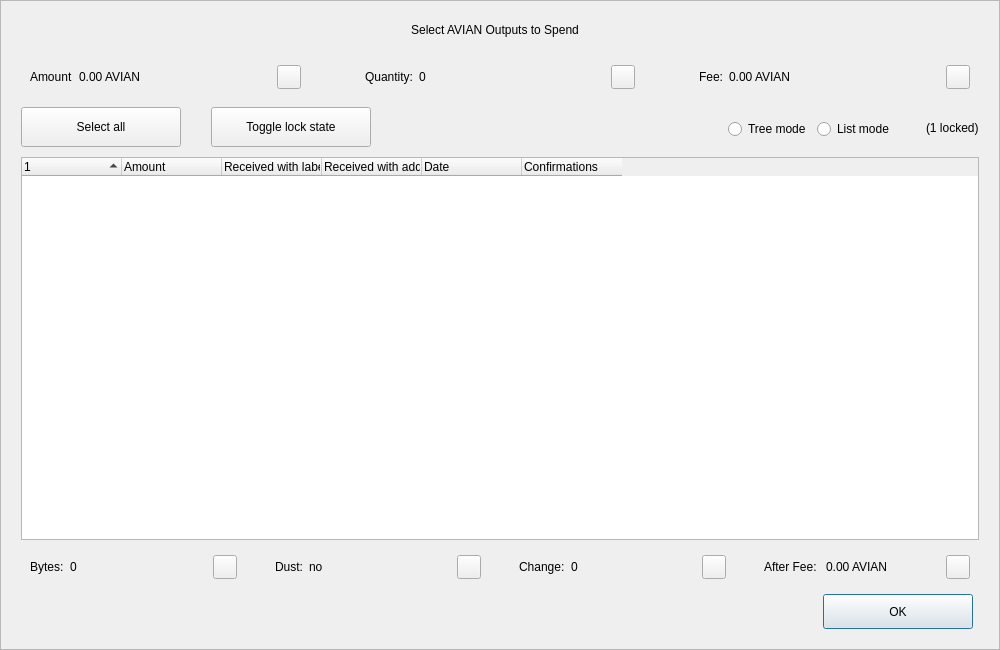
<?xml version="1.0" encoding="UTF-8"?>
<ui version="4.0">
 <class>CoinControlDialog</class>
 <widget class="QDialog" name="CoinControlDialog">
  <property name="geometry">
   <rect>
    <x>0</x>
    <y>0</y>
    <width>1000</width>
    <height>650</height>
   </rect>
  </property>
  <property name="minimumSize">
   <size>
    <width>950</width>
    <height>650</height>
   </size>
  </property>
  <property name="windowTitle">
   <string>Coin Selection</string>
  </property>
  <property name="styleSheet">
   <string notr="true"/>
  </property>
  <layout class="QVBoxLayout" name="verticalLayout">
   <property name="spacing">
    <number>0</number>
   </property>
   <property name="leftMargin">
    <number>0</number>
   </property>
   <property name="topMargin">
    <number>0</number>
   </property>
   <property name="rightMargin">
    <number>0</number>
   </property>
   <property name="bottomMargin">
    <number>0</number>
   </property>
   <item>
    <widget class="QFrame" name="frameContainer">
     <property name="toolTipDuration">
      <number>0</number>
     </property>
     <property name="frameShape">
      <enum>QFrame::StyledPanel</enum>
     </property>
     <property name="frameShadow">
      <enum>QFrame::Raised</enum>
     </property>
     <layout class="QVBoxLayout" name="verticalLayout_2">
      <property name="leftMargin">
       <number>0</number>
      </property>
      <property name="rightMargin">
       <number>0</number>
      </property>
      <property name="bottomMargin">
       <number>20</number>
      </property>
      <item>
       <layout class="QHBoxLayout" name="horizontalLayout_12">
        <property name="spacing">
         <number>0</number>
        </property>
        <property name="leftMargin">
         <number>20</number>
        </property>
        <property name="rightMargin">
         <number>30</number>
        </property>
        <item>
         <spacer name="horizontalSpacer_4">
          <property name="orientation">
           <enum>Qt::Horizontal</enum>
          </property>
          <property name="sizeHint" stdset="0">
           <size>
            <width>40</width>
            <height>20</height>
           </size>
          </property>
         </spacer>
        </item>
        <item>
         <widget class="QLabel" name="labelTitle">
          <property name="minimumSize">
           <size>
            <width>0</width>
            <height>40</height>
           </size>
          </property>
          <property name="maximumSize">
           <size>
            <width>16777215</width>
            <height>40</height>
           </size>
          </property>
          <property name="text">
           <string>Select AVIAN Outputs to Spend</string>
          </property>
          <property name="alignment">
           <set>Qt::AlignCenter</set>
          </property>
          <property name="margin">
           <number>7</number>
          </property>
         </widget>
        </item>
        <item>
         <spacer name="horizontalSpacer_5">
          <property name="orientation">
           <enum>Qt::Horizontal</enum>
          </property>
          <property name="sizeHint" stdset="0">
           <size>
            <width>40</width>
            <height>20</height>
           </size>
          </property>
         </spacer>
        </item>
       </layout>
      </item>
      <item>
       <layout class="QHBoxLayout" name="horizontalLayout_8">
        <property name="leftMargin">
         <number>20</number>
        </property>
        <property name="rightMargin">
         <number>20</number>
        </property>
        <item>
         <widget class="QWidget" name="layoutAmount" native="true">
          <layout class="QHBoxLayout" name="horizontalLayout_9" stretch="0,1,0">
           <item>
            <widget class="QLabel" name="labelCoinControlAmountText">
             <property name="text">
              <string>Amount</string>
             </property>
            </widget>
           </item>
           <item>
            <widget class="QLabel" name="labelCoinControlAmount">
             <property name="text">
              <string>0.00 AVIAN</string>
             </property>
            </widget>
           </item>
           <item alignment="Qt::AlignHCenter|Qt::AlignVCenter">
            <widget class="QPushButton" name="pushButtonAmount">
             <property name="minimumSize">
              <size>
               <width>0</width>
               <height>24</height>
              </size>
             </property>
             <property name="maximumSize">
              <size>
               <width>24</width>
               <height>26</height>
              </size>
             </property>
             <property name="focusPolicy">
              <enum>Qt::NoFocus</enum>
             </property>
             <property name="styleSheet">
              <string notr="true">padding-bottom:2px;
padding-right:4px;</string>
             </property>
             <property name="text">
              <string/>
             </property>
            </widget>
           </item>
          </layout>
         </widget>
        </item>
        <item>
         <spacer name="horizontalSpacer_2">
          <property name="orientation">
           <enum>Qt::Horizontal</enum>
          </property>
          <property name="sizeType">
           <enum>QSizePolicy::Fixed</enum>
          </property>
          <property name="sizeHint" stdset="0">
           <size>
            <width>40</width>
            <height>20</height>
           </size>
          </property>
         </spacer>
        </item>
        <item>
         <widget class="QWidget" name="layoutQuantity" native="true">
          <layout class="QHBoxLayout" name="horizontalLayout_10" stretch="0,1,0">
           <item>
            <widget class="QLabel" name="labelCoinControlQuantityText">
             <property name="text">
              <string>Quantity:</string>
             </property>
            </widget>
           </item>
           <item>
            <widget class="QLabel" name="labelCoinControlQuantity">
             <property name="text">
              <string>0</string>
             </property>
            </widget>
           </item>
           <item alignment="Qt::AlignHCenter|Qt::AlignVCenter">
            <widget class="QPushButton" name="pushButtonQuantity">
             <property name="minimumSize">
              <size>
               <width>0</width>
               <height>24</height>
              </size>
             </property>
             <property name="maximumSize">
              <size>
               <width>24</width>
               <height>26</height>
              </size>
             </property>
             <property name="focusPolicy">
              <enum>Qt::NoFocus</enum>
             </property>
             <property name="styleSheet">
              <string notr="true">padding-bottom:2px;
               padding-right:4px;</string>
             </property>
             <property name="text">
              <string/>
             </property>
            </widget>
           </item>
          </layout>
         </widget>
        </item>
        <item>
         <spacer name="horizontalSpacer_22">
          <property name="orientation">
           <enum>Qt::Horizontal</enum>
          </property>
          <property name="sizeType">
           <enum>QSizePolicy::Fixed</enum>
          </property>
          <property name="sizeHint" stdset="0">
           <size>
            <width>40</width>
            <height>20</height>
           </size>
          </property>
         </spacer>
        </item>
        <item>
         <widget class="QWidget" name="layoutFee" native="true">
          <layout class="QHBoxLayout" name="horizontalLayout_11" stretch="0,1,0">
           <item>
            <widget class="QLabel" name="labelCoinControlFeeText">
             <property name="text">
              <string>Fee:</string>
             </property>
            </widget>
           </item>
           <item>
            <widget class="QLabel" name="labelCoinControlFee">
             <property name="text">
              <string>0.00 AVIAN</string>
             </property>
            </widget>
           </item>
           <item alignment="Qt::AlignHCenter|Qt::AlignVCenter">
            <widget class="QPushButton" name="pushButtonFee">
             <property name="minimumSize">
              <size>
               <width>0</width>
               <height>24</height>
              </size>
             </property>
             <property name="maximumSize">
              <size>
               <width>24</width>
               <height>26</height>
              </size>
             </property>
             <property name="focusPolicy">
              <enum>Qt::NoFocus</enum>
             </property>
             <property name="styleSheet">
              <string notr="true">padding-bottom:2px;
               padding-right:4px;</string>
             </property>
             <property name="text">
              <string/>
             </property>
            </widget>
           </item>
          </layout>
         </widget>
        </item>
       </layout>
      </item>
      <item>
       <widget class="QFrame" name="frame">
        <property name="minimumSize">
         <size>
          <width>0</width>
          <height>40</height>
         </size>
        </property>
        <property name="styleSheet">
         <string notr="true">#frame {
	border:0;
}</string>
        </property>
        <property name="frameShape">
         <enum>QFrame::StyledPanel</enum>
        </property>
        <property name="frameShadow">
         <enum>QFrame::Sunken</enum>
        </property>
        <layout class="QHBoxLayout" name="horizontalLayout">
         <property name="spacing">
          <number>0</number>
         </property>
         <property name="leftMargin">
          <number>20</number>
         </property>
         <property name="topMargin">
          <number>0</number>
         </property>
         <property name="rightMargin">
          <number>20</number>
         </property>
         <property name="bottomMargin">
          <number>0</number>
         </property>
         <item>
          <layout class="QHBoxLayout" name="horizontalLayoutPanel" stretch="0,0,0,0,0,0">
           <property name="spacing">
            <number>20</number>
           </property>
           <item>
            <widget class="QPushButton" name="pushButtonSelectAll">
             <property name="sizePolicy">
              <sizepolicy hsizetype="Maximum" vsizetype="Fixed">
               <horstretch>0</horstretch>
               <verstretch>0</verstretch>
              </sizepolicy>
             </property>
             <property name="minimumSize">
              <size>
               <width>160</width>
               <height>40</height>
              </size>
             </property>
             <property name="maximumSize">
              <size>
               <width>16777215</width>
               <height>40</height>
              </size>
             </property>
             <property name="text">
              <string>Select all</string>
             </property>
             <property name="checkable">
              <bool>true</bool>
             </property>
             <property name="checked">
              <bool>false</bool>
             </property>
             <property name="autoExclusive">
              <bool>false</bool>
             </property>
             <property name="autoDefault">
              <bool>false</bool>
             </property>
            </widget>
           </item>
           <item>
            <spacer name="horizontalSpacer_6">
             <property name="orientation">
              <enum>Qt::Horizontal</enum>
             </property>
             <property name="sizeType">
              <enum>QSizePolicy::Fixed</enum>
             </property>
             <property name="sizeHint" stdset="0">
              <size>
               <width>10</width>
               <height>20</height>
              </size>
             </property>
            </spacer>
           </item>
           <item>
            <widget class="QPushButton" name="pushButtonToggleLock">
             <property name="sizePolicy">
              <sizepolicy hsizetype="Maximum" vsizetype="Fixed">
               <horstretch>0</horstretch>
               <verstretch>0</verstretch>
              </sizepolicy>
             </property>
             <property name="minimumSize">
              <size>
               <width>160</width>
               <height>40</height>
              </size>
             </property>
             <property name="maximumSize">
              <size>
               <width>16777215</width>
               <height>40</height>
              </size>
             </property>
             <property name="text">
              <string>Toggle lock state</string>
             </property>
             <property name="checkable">
              <bool>true</bool>
             </property>
             <property name="autoExclusive">
              <bool>false</bool>
             </property>
             <property name="autoDefault">
              <bool>false</bool>
             </property>
            </widget>
           </item>
           <item>
            <spacer name="horizontalSpacer_7">
             <property name="orientation">
              <enum>Qt::Horizontal</enum>
             </property>
             <property name="sizeType">
              <enum>QSizePolicy::Expanding</enum>
             </property>
             <property name="sizeHint" stdset="0">
              <size>
               <width>30</width>
               <height>20</height>
              </size>
             </property>
            </spacer>
           </item>
           <item alignment="Qt::AlignRight">
            <widget class="QGroupBox" name="groupBox_2">
             <property name="styleSheet">
              <string notr="true">#groupBox_2 {
    background-color:transparent;
    border-radius:0;
}</string>
             </property>
             <property name="title">
              <string/>
             </property>
             <layout class="QHBoxLayout" name="horizontalLayout_14">
              <item>
               <widget class="QRadioButton" name="radioTreeMode">
                <property name="sizePolicy">
                 <sizepolicy hsizetype="Maximum" vsizetype="Fixed">
                  <horstretch>0</horstretch>
                  <verstretch>0</verstretch>
                 </sizepolicy>
                </property>
                <property name="text">
                 <string>Tree mode</string>
                </property>
               </widget>
              </item>
              <item>
               <widget class="QRadioButton" name="radioListMode">
                <property name="sizePolicy">
                 <sizepolicy hsizetype="Maximum" vsizetype="Fixed">
                  <horstretch>0</horstretch>
                  <verstretch>0</verstretch>
                 </sizepolicy>
                </property>
                <property name="text">
                 <string>List mode</string>
                </property>
                <property name="checked">
                 <bool>false</bool>
                </property>
               </widget>
              </item>
             </layout>
            </widget>
           </item>
           <item>
            <widget class="QLabel" name="labelLocked">
             <property name="text">
              <string>(1 locked)</string>
             </property>
            </widget>
           </item>
          </layout>
         </item>
        </layout>
       </widget>
      </item>
      <item>
       <layout class="QHBoxLayout" name="horizontalLayout_13">
        <property name="leftMargin">
         <number>20</number>
        </property>
        <property name="rightMargin">
         <number>20</number>
        </property>
        <item>
         <widget class="CoinControlTreeWidget" name="treeWidget">
          <property name="contextMenuPolicy">
           <enum>Qt::CustomContextMenu</enum>
          </property>
          <property name="styleSheet">
           <string notr="true"/>
          </property>
          <property name="sortingEnabled">
           <bool>false</bool>
          </property>
          <property name="columnCount">
           <number>6</number>
          </property>
          <attribute name="headerShowSortIndicator" stdset="0">
           <bool>true</bool>
          </attribute>
          <attribute name="headerStretchLastSection">
           <bool>false</bool>
          </attribute>
          <column>
           <property name="text">
            <string/>
           </property>
          </column>
          <column>
           <property name="text">
            <string>Amount</string>
           </property>
          </column>
          <column>
           <property name="text">
            <string>Received with label</string>
           </property>
          </column>
          <column>
           <property name="text">
            <string>Received with address</string>
           </property>
          </column>
          <column>
           <property name="text">
            <string>Date</string>
           </property>
          </column>
          <column>
           <property name="text">
            <string>Confirmations</string>
           </property>
           <property name="toolTip">
            <string>Confirmed</string>
           </property>
          </column>
         </widget>
        </item>
       </layout>
      </item>
      <item>
       <layout class="QHBoxLayout" name="horizontalLayout_3">
        <property name="spacing">
         <number>20</number>
        </property>
        <property name="leftMargin">
         <number>20</number>
        </property>
        <property name="rightMargin">
         <number>20</number>
        </property>
        <item>
         <widget class="QWidget" name="layoutBytes" native="true">
          <layout class="QHBoxLayout" name="horizontalLayout_4" stretch="0,1,0">
           <item>
            <widget class="QLabel" name="labelCoinControlBytesText">
             <property name="text">
              <string>Bytes:</string>
             </property>
            </widget>
           </item>
           <item>
            <widget class="QLabel" name="labelCoinControlBytes">
             <property name="text">
              <string>0</string>
             </property>
            </widget>
           </item>
           <item alignment="Qt::AlignHCenter|Qt::AlignVCenter">
            <widget class="QPushButton" name="pushButtonBytes">
             <property name="minimumSize">
              <size>
               <width>0</width>
               <height>24</height>
              </size>
             </property>
             <property name="maximumSize">
              <size>
               <width>24</width>
               <height>26</height>
              </size>
             </property>
             <property name="focusPolicy">
              <enum>Qt::NoFocus</enum>
             </property>
             <property name="styleSheet">
              <string notr="true">padding-bottom:2px;
               padding-right:4px;</string>
             </property>
             <property name="text">
              <string/>
             </property>
            </widget>
           </item>
          </layout>
         </widget>
        </item>
        <item>
         <widget class="QWidget" name="layoutDust" native="true">
          <layout class="QHBoxLayout" name="horizontalLayout_5" stretch="0,1,0">
           <item>
            <widget class="QLabel" name="labelCoinControlLowOutputText">
             <property name="text">
              <string>Dust:</string>
             </property>
            </widget>
           </item>
           <item>
            <widget class="QLabel" name="labelCoinControlLowOutput">
             <property name="text">
              <string>no</string>
             </property>
            </widget>
           </item>
           <item alignment="Qt::AlignHCenter|Qt::AlignVCenter">
            <widget class="QPushButton" name="pushButtonDust">
             <property name="minimumSize">
              <size>
               <width>0</width>
               <height>24</height>
              </size>
             </property>
             <property name="maximumSize">
              <size>
               <width>24</width>
               <height>26</height>
              </size>
             </property>
             <property name="focusPolicy">
              <enum>Qt::NoFocus</enum>
             </property>
             <property name="styleSheet">
              <string notr="true">padding-bottom:2px;
               padding-right:4px;</string>
             </property>
             <property name="text">
              <string/>
             </property>
            </widget>
           </item>
          </layout>
         </widget>
        </item>
        <item>
         <widget class="QWidget" name="layoutChange" native="true">
          <layout class="QHBoxLayout" name="horizontalLayout_6" stretch="0,1,0">
           <item>
            <widget class="QLabel" name="labelCoinControlChangeText">
             <property name="text">
              <string>Change:</string>
             </property>
            </widget>
           </item>
           <item>
            <widget class="QLabel" name="labelCoinControlChange">
             <property name="text">
              <string>0</string>
             </property>
            </widget>
           </item>
           <item alignment="Qt::AlignHCenter|Qt::AlignVCenter">
            <widget class="QPushButton" name="pushButtonChange">
             <property name="minimumSize">
              <size>
               <width>0</width>
               <height>24</height>
              </size>
             </property>
             <property name="maximumSize">
              <size>
               <width>24</width>
               <height>26</height>
              </size>
             </property>
             <property name="focusPolicy">
              <enum>Qt::NoFocus</enum>
             </property>
             <property name="styleSheet">
              <string notr="true">padding-bottom:2px;
               padding-right:4px;</string>
             </property>
             <property name="text">
              <string/>
             </property>
            </widget>
           </item>
          </layout>
         </widget>
        </item>
        <item>
         <widget class="QWidget" name="layoutAfter" native="true">
          <layout class="QHBoxLayout" name="horizontalLayout_7" stretch="0,1,0">
           <item>
            <widget class="QLabel" name="labelCoinControlAfterFeeText">
             <property name="text">
              <string>After Fee: </string>
             </property>
            </widget>
           </item>
           <item>
            <widget class="QLabel" name="labelCoinControlAfterFee">
             <property name="text">
              <string>0.00 AVIAN</string>
             </property>
            </widget>
           </item>
           <item alignment="Qt::AlignHCenter|Qt::AlignVCenter">
            <widget class="QPushButton" name="pushButtonAlterFee">
             <property name="minimumSize">
              <size>
               <width>0</width>
               <height>24</height>
              </size>
             </property>
             <property name="maximumSize">
              <size>
               <width>24</width>
               <height>26</height>
              </size>
             </property>
             <property name="focusPolicy">
              <enum>Qt::NoFocus</enum>
             </property>
             <property name="styleSheet">
              <string notr="true">padding-bottom:2px;
               padding-right:4px;</string>
             </property>
             <property name="text">
              <string/>
             </property>
            </widget>
           </item>
          </layout>
         </widget>
        </item>
       </layout>
      </item>
      <item>
       <layout class="QHBoxLayout" name="horizontalLayout_2">
        <property name="spacing">
         <number>0</number>
        </property>
        <property name="leftMargin">
         <number>20</number>
        </property>
        <property name="rightMargin">
         <number>26</number>
        </property>
        <item>
         <spacer name="horizontalSpacer_3">
          <property name="orientation">
           <enum>Qt::Horizontal</enum>
          </property>
          <property name="sizeHint" stdset="0">
           <size>
            <width>558</width>
            <height>20</height>
           </size>
          </property>
         </spacer>
        </item>
        <item>
         <widget class="QPushButton" name="pushButtonOk">
          <property name="minimumSize">
           <size>
            <width>150</width>
            <height>35</height>
           </size>
          </property>
          <property name="text">
           <string>OK</string>
          </property>
         </widget>
        </item>
       </layout>
      </item>
     </layout>
    </widget>
   </item>
  </layout>
 </widget>
 <customwidgets>
  <customwidget>
   <class>CoinControlTreeWidget</class>
   <extends>QTreeWidget</extends>
   <header>coincontroltreewidget.h</header>
  </customwidget>
 </customwidgets>
 <resources/>
 <connections/>
</ui>
